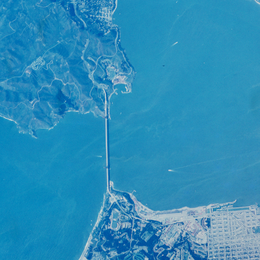
%> input picture CC/map2.ppm, 260 x 260 px, shrunk from 512 x 512 before the run; the run also reads 1 picture not shown here
$ octave corrMatchingDemo.m   (GNU Octave 9; MATLAB toolbox functions it lacks are replaced by stand-ins)
%> lines starting %> are read from the running program, lines starting %| are printed output that depends on the picture
%> further down, F is the input picture: size 260x260x3 uint8; mean R, G, B 45.3, 142.2, 185.2
### CC/corrMatching.m
function [corrScore, boundingBox] = corrMatching(frameImg, templateImg, threshC)
% -------------------------------------------------------------------------
% Function corrMatching: Template Matching using Correlation Coefficients
% Inputs:
%           frameImg = gray or color frame image
%           templateImg = gray or color template image
%           threshC = threshold of rejecting detected region (default = .75)
%                     e.g. if the detected region has a corrCoef>threshC
%                     then the algorithm accepts it as a detection,
%                     otherwise rejects it as a false alarm.
% Output:
%           corrScore = 2D matrix of correlation coefficients
%           boundingBox = [upperLeftPixel.y upperLeftPixel.x height width][
% -------------------------------------------------------------------------

%% 1. initialization
if size(frameImg,3) ~=1
    frameGray = rgb2gray(frameImg);
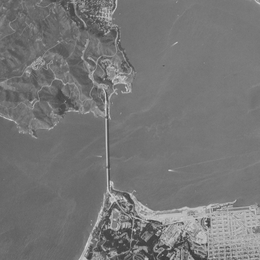
%> frameGray: size 260x260 uint8; min 52, max 221, mean 118.1
else
    frameGray = frameImg;
end
frameGray = double(frameGray);
%> frameGray: size 260x260 double

if size(templateImg,3) ~=1
    templateGray = rgb2gray(templateImg);
else
    templateGray = templateImg;
end
templateGray = double(templateGray);
%> templateGray: size 260x260 double
[templateHeight,templateWidth] = size(templateGray);
%> templateHeight = 260; templateWidth = 260


%% 2. correlation calculation
frameMean = conv2(frameGray,ones(size(templateGray))./numel(templateGray),'same');
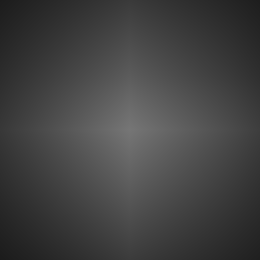
%> frameMean: size 260x260 double; min 27.85, max 118.1, mean 66.3
templateMean = mean(templateGray(:));
%> templateMean = 117.7
corrPartI = conv2(frameGray,fliplr(flipud(templateGray-templateMean)),'same')./numel(templateGray);
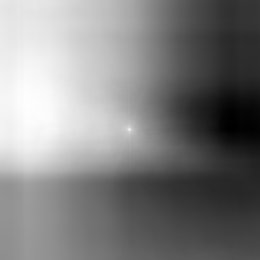
%> corrPartI: size 260x260 double; min -403.5, max 395.9, mean 2; drawn with min black and max white
corrPartII = frameMean.*sum(templateGray(:)-templateMean);
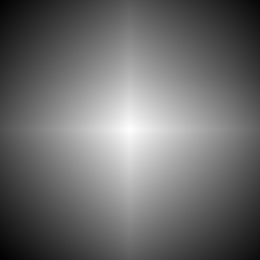
%> corrPartII: size 260x260 double; min 9.08e-06, max 3.85e-05, mean 2.16e-05; drawn with min black and max white
stdFrame = sqrt(conv2(frameGray.^2,ones(size(templateGray))./numel(templateGray),'same')-frameMean.^2);
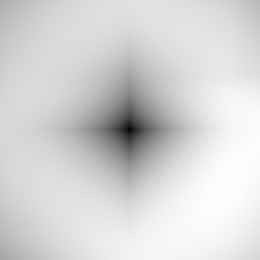
%> stdFrame: size 260x260 double; min 19.65, max 64.31, mean 57; drawn with min black and max white
stdTemplate = std(templateGray(:));
%> stdTemplate = 19.98
corrScore = (corrPartI-corrPartII)./(stdFrame.*stdTemplate);
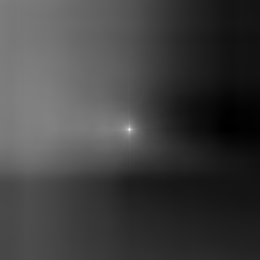
%> corrScore: size 260x260 double; min -0.323, max 0.992, mean 0.0109; drawn with min black and max white

%% 3. finding most likely region
[maxVal,maxIdx] = max(corrScore(:));
%> maxVal = 0.992; maxIdx = 33670
[maxR, maxC] = ind2sub([size(corrScore,1),size(corrScore,2)],maxIdx);
%> maxR = 130; maxC = 130

fprintf('The Max CC value is %0.4f.\n', maxVal);
%| The Max CC value is 0.9923.

%% 4. hypothesis test
if ~exist('threshC','var')
    threshC = .75;
end
if maxVal>=threshC
    boundingBox(1,:) = [max(1,maxR-round(templateHeight/2)), max(1,maxC-round(templateWidth/2)), templateHeight, templateWidth];
else
    boundingBox(1,:) = [];
end

### CC/corrMatchingDemo.m
clc;
clear all;
close all;

%% Prepare the image for analysis
F = imread('map2.ppm'); % read in coins image
T = imread('l.ppm'); % read in template image
%% display frame and template
figure, subplot(121),imshow(F),title('First Image');
subplot(122),imshow(T),title('Second Image');
%% correlation matching
[corrScore, boundingBox] = corrMatching(F,T);
%> boundingBox = [1 1 260 260]
